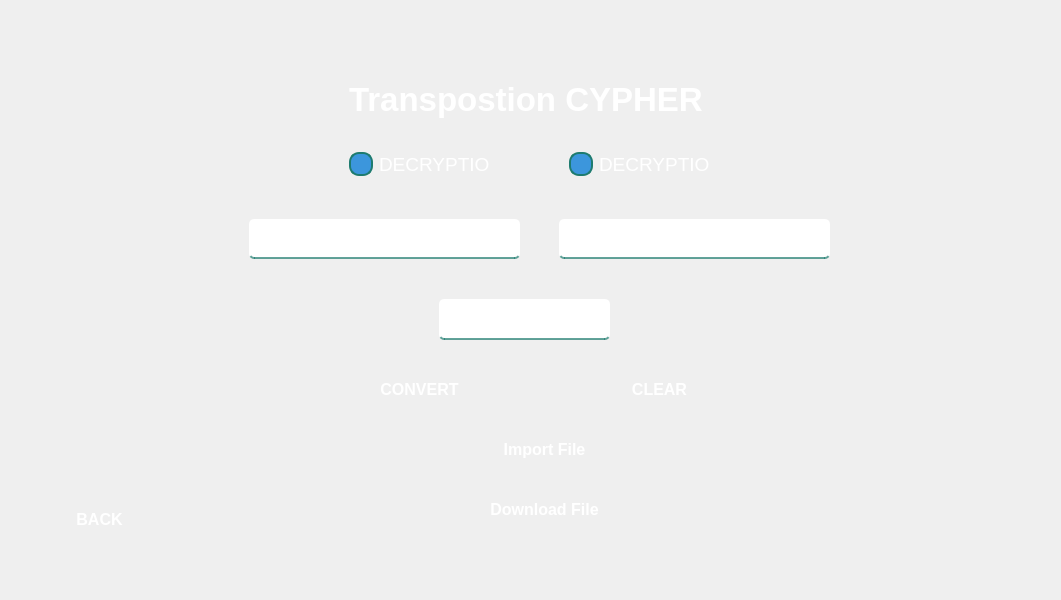
<?xml version="1.0" encoding="UTF-8"?>
<ui version="4.0">
 <class>Form</class>
 <widget class="QWidget" name="Form">
  <property name="geometry">
   <rect>
    <x>0</x>
    <y>0</y>
    <width>1061</width>
    <height>600</height>
   </rect>
  </property>
  <property name="font">
   <font>
    <family>Marlett</family>
    <pointsize>10</pointsize>
   </font>
  </property>
  <property name="windowTitle">
   <string>Form</string>
  </property>
  <widget class="QWidget" name="widget" native="true">
   <property name="geometry">
    <rect>
     <x>9</x>
     <y>19</y>
     <width>1011</width>
     <height>561</height>
    </rect>
   </property>
   <property name="font">
    <font>
     <family>Segoe UI</family>
     <pointsize>10</pointsize>
    </font>
   </property>
   <widget class="QLabel" name="label">
    <property name="geometry">
     <rect>
      <x>10</x>
      <y>0</y>
      <width>971</width>
      <height>551</height>
     </rect>
    </property>
    <property name="styleSheet">
     <string notr="true">border-image: url(:/images/WhatsApp Image 2025-05-04 at 07.01.51_cc208cae.jpg);
border-top-left-radius: 50px;
border-top-RIGHT-radius: 50px;
border-BOTTOM-left-radius: 50px;
border-BOTTOM-RIGHT-radius: 50px;
</string>
    </property>
    <property name="text">
     <string/>
    </property>
   </widget>
   <widget class="QLineEdit" name="lineEdit_2">
    <property name="geometry">
     <rect>
      <x>240</x>
      <y>200</y>
      <width>271</width>
      <height>40</height>
     </rect>
    </property>
    <property name="font">
     <font>
      <family>Segoe UI</family>
      <pointsize>-1</pointsize>
     </font>
    </property>
    <property name="styleSheet">
     <string notr="true">#lineEdit_2 {
    background-color: qlineargradient(
        spread:pad, x1:0, y1:0, x2:1, y2:0,
        stop:0 rgba(30, 123, 111, 0.5), /* أخضر مزرق مع شفافية */
        stop:1 rgba(60, 150, 220, 0.5)  /* أزرق مع شفافية */
    );
    border: none;
    border-bottom: 2px solid rgba(30, 123, 111, 0.7); /* حد سفلي بلون أخضر مع شفافية */
    color: white; /* تغيير لون النص إلى الأبيض */
    padding-bottom: 7px; /* المسافة الداخلية السفلية */
    font-size: 16px; /* حجم الخط */
    border-radius: 5px; /* حواف دائرية خفيفة */
}

#lineEdit_2:focus {
    background-color: qlineargradient(
        spread:pad, x1:0, y1:0, x2:1, y2:0,
        stop:0 rgba(30, 123, 111, 0.7), /* أخضر مزرق مع شفافية عند التركيز */
        stop:1 rgba(60, 150, 220, 0.7)  /* أزرق مع شفافية عند التركيز */
    );
    border-bottom: 2px solid rgba(30, 123, 111, 1); /* حد سفلي أخضر عند التركيز */
    outline: none; /* إزالة الخط المحيط عند التركيز */
}

#lineEdit_2:hover {
    border-bottom: 2px solid rgba(30, 123, 111, 1); /* تفاعل عند المرور بالماوس */
}

#lineEdit_2:disabled {
    background-color: rgba(240, 240, 240, 0.6); /* خلفية باهتة عند تعطيل الحقل */
    color: rgba(128, 128, 128, 0.6); /* لون النص عند تعطيل الحقل */
    border-bottom: 2px solid rgba(200, 200, 200, 0.6); /* حدود باهتة عند تعطيل الحقل */
}
</string>
    </property>
    <property name="text">
     <string/>
    </property>
    <property name="echoMode">
     <enum>QLineEdit::EchoMode::Normal</enum>
    </property>
    <property name="dragEnabled">
     <bool>false</bool>
    </property>
    <property name="readOnly">
     <bool>false</bool>
    </property>
    <property name="placeholderText">
     <string>Plain Text</string>
    </property>
   </widget>
   <widget class="QPushButton" name="pushButton">
    <property name="geometry">
     <rect>
      <x>460</x>
      <y>410</y>
      <width>151</width>
      <height>41</height>
     </rect>
    </property>
    <property name="font">
     <font>
      <family>Segoe UI</family>
      <pointsize>12</pointsize>
      <bold>true</bold>
     </font>
    </property>
    <property name="styleSheet">
     <string notr="true">QPushButton#pushButton {
    background-color: qlineargradient(
        spread:pad, x1:0, y1:0, x2:1, y2:0,
        stop:0 rgba(30, 123, 111, 255),     /* بداية التدرج – أخضر مزرق */
        stop:1 rgba(60, 150, 220, 255)      /* نهاية التدرج – أزرق أوضح */
    );
    color: white;
    border-radius: 20px;
    padding: 8px 20px;
}

QPushButton#pushButton:hover {
    background-color: qlineargradient(
        spread:pad, x1:0, y1:0, x2:1, y2:0,
        stop:0 rgba(25, 115, 105, 255),
        stop:1 rgba(50, 135, 210, 255)      /* زر hover بدرجة أزرق أوضح */
    );
}

QPushButton#pushButton:pressed {
    padding-top: 5px;
    padding-left: 5px;
    background-color: rgb(20, 100, 120);   /* أزرق مخضر غامق وقت الضغط */
}
</string>
    </property>
    <property name="text">
     <string>Import File</string>
    </property>
   </widget>
   <widget class="QLineEdit" name="lineEdit_4">
    <property name="geometry">
     <rect>
      <x>550</x>
      <y>200</y>
      <width>271</width>
      <height>40</height>
     </rect>
    </property>
    <property name="font">
     <font>
      <family>Segoe UI</family>
      <pointsize>-1</pointsize>
     </font>
    </property>
    <property name="styleSheet">
     <string notr="true">#lineEdit_4 {
    background-color: qlineargradient(
        spread:pad, x1:0, y1:0, x2:1, y2:0,
        stop:0 rgba(30, 123, 111, 0.5), /* أخضر مزرق مع شفافية */
        stop:1 rgba(60, 150, 220, 0.5)  /* أزرق مع شفافية */
    );
    border: none;
    border-bottom: 2px solid rgba(30, 123, 111, 0.7); /* حد سفلي بلون أخضر مع شفافية */
    color: white; /* تغيير لون النص إلى الأبيض */
    padding-bottom: 7px; /* المسافة الداخلية السفلية */
    font-size: 16px; /* حجم الخط */
    border-radius: 5px; /* حواف دائرية خفيفة */
}

#lineEdit_4:focus {
    background-color: qlineargradient(
        spread:pad, x1:0, y1:0, x2:1, y2:0,
        stop:0 rgba(30, 123, 111, 0.7), /* أخضر مزرق مع شفافية عند التركيز */
        stop:1 rgba(60, 150, 220, 0.7)  /* أزرق مع شفافية عند التركيز */
    );
    border-bottom: 2px solid rgba(30, 123, 111, 1); /* حد سفلي أخضر عند التركيز */
    outline: none; /* إزالة الخط المحيط عند التركيز */
}

#lineEdit_4:hover {
    border-bottom: 2px solid rgba(30, 123, 111, 1); /* تفاعل عند المرور بالماوس */
}

#lineEdit_4:disabled {
    background-color: rgba(240, 240, 240, 0.6); /* خلفية باهتة عند تعطيل الحقل */
    color: rgba(128, 128, 128, 0.6); /* لون النص عند تعطيل الحقل */
    border-bottom: 2px solid rgba(200, 200, 200, 0.6); /* حدود باهتة عند تعطيل الحقل */
}
</string>
    </property>
    <property name="text">
     <string/>
    </property>
    <property name="echoMode">
     <enum>QLineEdit::EchoMode::Normal</enum>
    </property>
    <property name="placeholderText">
     <string>Cypher Text</string>
    </property>
   </widget>
   <widget class="QLineEdit" name="lineEdit_5">
    <property name="geometry">
     <rect>
      <x>430</x>
      <y>280</y>
      <width>171</width>
      <height>41</height>
     </rect>
    </property>
    <property name="font">
     <font>
      <family>Segoe UI</family>
      <pointsize>-1</pointsize>
     </font>
    </property>
    <property name="styleSheet">
     <string notr="true">#lineEdit_5 {
    background-color: qlineargradient(
        spread:pad, x1:0, y1:0, x2:1, y2:0,
        stop:0 rgba(30, 123, 111, 0.5), /* أخضر مزرق مع شفافية */
        stop:1 rgba(60, 150, 220, 0.5)  /* أزرق مع شفافية */
    );
    border: none;
    border-bottom: 2px solid rgba(30, 123, 111, 0.7); /* حد سفلي بلون أخضر مع شفافية */
    color: white; /* تغيير لون النص إلى الأبيض */
    padding-bottom: 7px; /* المسافة الداخلية السفلية */
    font-size: 16px; /* حجم الخط */
    border-radius: 5px; /* حواف دائرية خفيفة */
}

#lineEdit_5:focus {
    background-color: qlineargradient(
        spread:pad, x1:0, y1:0, x2:1, y2:0,
        stop:0 rgba(30, 123, 111, 0.7), /* أخضر مزرق مع شفافية عند التركيز */
        stop:1 rgba(60, 150, 220, 0.7)  /* أزرق مع شفافية عند التركيز */
    );
    border-bottom: 2px solid rgba(30, 123, 111, 1); /* حد سفلي أخضر عند التركيز */
    outline: none; /* إزالة الخط المحيط عند التركيز */
}

#lineEdit_5:hover {
    border-bottom: 2px solid rgba(30, 123, 111, 1); /* تفاعل عند المرور بالماوس */
}

#lineEdit_5:disabled {
    background-color: rgba(240, 240, 240, 0.6); /* خلفية باهتة عند تعطيل الحقل */
    color: rgba(128, 128, 128, 0.6); /* لون النص عند تعطيل الحقل */
    border-bottom: 2px solid rgba(200, 200, 200, 0.6); /* حدود باهتة عند تعطيل الحقل */
}
</string>
    </property>
    <property name="text">
     <string/>
    </property>
    <property name="placeholderText">
     <string>KEY</string>
    </property>
   </widget>
   <widget class="QPushButton" name="pushButton_3">
    <property name="geometry">
     <rect>
      <x>460</x>
      <y>470</y>
      <width>151</width>
      <height>40</height>
     </rect>
    </property>
    <property name="font">
     <font>
      <family>Segoe UI</family>
      <pointsize>12</pointsize>
      <bold>true</bold>
     </font>
    </property>
    <property name="styleSheet">
     <string notr="true">QPushButton#pushButton_3 {
    background-color: qlineargradient(
        spread:pad, x1:0, y1:0, x2:1, y2:0,
        stop:0 rgba(30, 123, 111, 255),     /* بداية التدرج – أخضر مزرق */
        stop:1 rgba(60, 150, 220, 255)      /* نهاية التدرج – أزرق أوضح */
    );
    color: white;
    border-radius: 20px;
    padding: 8px 20px;
}

QPushButton#pushButton_3:hover {
    background-color: qlineargradient(
        spread:pad, x1:0, y1:0, x2:1, y2:0,
        stop:0 rgba(25, 115, 105, 255),
        stop:1 rgba(50, 135, 210, 255)      /* زر hover بدرجة أزرق أوضح */
    );
}

QPushButton#pushButton_3:pressed {
    padding-top: 5px;
    padding-left: 5px;
    background-color: rgb(20, 100, 120);   /* أزرق مخضر غامق وقت الضغط */
}
</string>
    </property>
    <property name="text">
     <string>Download File</string>
    </property>
   </widget>
   <widget class="QPushButton" name="pushButton_4">
    <property name="geometry">
     <rect>
      <x>580</x>
      <y>350</y>
      <width>141</width>
      <height>40</height>
     </rect>
    </property>
    <property name="font">
     <font>
      <family>Segoe UI</family>
      <pointsize>12</pointsize>
      <bold>true</bold>
     </font>
    </property>
    <property name="styleSheet">
     <string notr="true">QPushButton#pushButton_4 {
    background-color: qlineargradient(
        spread:pad, x1:0, y1:0, x2:1, y2:0,
        stop:0 rgba(30, 123, 111, 255),     /* بداية التدرج – أخضر مزرق */
        stop:1 rgba(60, 150, 220, 255)      /* نهاية التدرج – أزرق أوضح */
    );
    color: white;
    border-radius: 20px;
    padding: 8px 20px;
}

QPushButton#pushButton_4:hover {
    background-color: qlineargradient(
        spread:pad, x1:0, y1:0, x2:1, y2:0,
        stop:0 rgba(25, 115, 105, 255),
        stop:1 rgba(50, 135, 210, 255)      /* زر hover بدرجة أزرق أوضح */
    );
}

QPushButton#pushButton_4:pressed {
    padding-top: 5px;
    padding-left: 5px;
    background-color: rgb(20, 100, 120);   /* أزرق مخضر غامق وقت الضغط */
}
</string>
    </property>
    <property name="text">
     <string>CLEAR</string>
    </property>
   </widget>
   <widget class="QPushButton" name="pushButton_5">
    <property name="geometry">
     <rect>
      <x>340</x>
      <y>350</y>
      <width>141</width>
      <height>40</height>
     </rect>
    </property>
    <property name="font">
     <font>
      <family>Segoe UI</family>
      <pointsize>12</pointsize>
      <bold>true</bold>
     </font>
    </property>
    <property name="styleSheet">
     <string notr="true">QPushButton#pushButton_5 {
    background-color: qlineargradient(
        spread:pad, x1:0, y1:0, x2:1, y2:0,
        stop:0 rgba(30, 123, 111, 255),     /* بداية التدرج – أخضر مزرق */
        stop:1 rgba(60, 150, 220, 255)      /* نهاية التدرج – أزرق أوضح */
    );
    color: white;
    border-radius: 20px;
    padding: 8px 20px;
}

QPushButton#pushButton_5:hover {
    background-color: qlineargradient(
        spread:pad, x1:0, y1:0, x2:1, y2:0,
        stop:0 rgba(25, 115, 105, 255),
        stop:1 rgba(50, 135, 210, 255)      /* زر hover بدرجة أزرق أوضح */
    );
}

QPushButton#pushButton_5:pressed {
    padding-top: 5px;
    padding-left: 5px;
    background-color: rgb(20, 100, 120);   /* أزرق مخضر غامق وقت الضغط */
}
</string>
    </property>
    <property name="text">
     <string>CONVERT</string>
    </property>
   </widget>
   <widget class="QRadioButton" name="radioButton">
    <property name="geometry">
     <rect>
      <x>550</x>
      <y>120</y>
      <width>161</width>
      <height>51</height>
     </rect>
    </property>
    <property name="font">
     <font>
      <family>Segoe UI</family>
      <pointsize>14</pointsize>
     </font>
    </property>
    <property name="styleSheet">
     <string notr="true">QRadioButton#radioButton {
    color: white;
    padding: 10px;
}

QRadioButton#radioButton::indicator {
    border: 2px solid rgba(30, 123, 111, 255); /* Outer border color – bluish green */
    border-radius: 10px;
    width: 20px;
    height: 20px;
    background-color: rgba(60, 150, 220, 255); /* Base color – light blue */
}

QRadioButton#radioButton::indicator:checked {
    background-color: rgba(25, 115, 105, 255); /* When checked – greenish blue */
    border: 2px solid rgba(50, 135, 210, 255); /* Border color when checked */
}

QRadioButton#radioButton::indicator:hover {
    background-color: rgba(50, 135, 210, 255); /* Light blue on hover */
    border: 2px solid rgba(30, 123, 111, 255); /* Border color on hover */
}
</string>
    </property>
    <property name="text">
     <string>DECRYPTION</string>
    </property>
   </widget>
   <widget class="QRadioButton" name="radioButton_2">
    <property name="geometry">
     <rect>
      <x>330</x>
      <y>120</y>
      <width>161</width>
      <height>51</height>
     </rect>
    </property>
    <property name="font">
     <font>
      <family>Segoe UI</family>
      <pointsize>14</pointsize>
     </font>
    </property>
    <property name="styleSheet">
     <string notr="true">QRadioButton#radioButton_2 {
    color: white;
    padding: 10px;
}

QRadioButton#radioButton_2::indicator {
    border: 2px solid rgba(30, 123, 111, 255); /* Outer border color – bluish green */
    border-radius: 10px;
    width: 20px;
    height: 20px;
    background-color: rgba(60, 150, 220, 255); /* Base color – light blue */
}

QRadioButton#radioButton_2::indicator:checked {
    background-color: rgba(25, 115, 105, 255); /* When checked – greenish blue */
    border: 2px solid rgba(50, 135, 210, 255); /* Border color when checked */
}

QRadioButton#radioButton_2::indicator:hover {
    background-color: rgba(50, 135, 210, 255); /* Light blue on hover */
    border: 2px solid rgba(30, 123, 111, 255); /* Border color on hover */
}
</string>
    </property>
    <property name="text">
     <string>DECRYPTION</string>
    </property>
   </widget>
   <widget class="QLabel" name="label_2">
    <property name="geometry">
     <rect>
      <x>340</x>
      <y>60</y>
      <width>381</width>
      <height>41</height>
     </rect>
    </property>
    <property name="font">
     <font>
      <family>Segoe UI</family>
      <pointsize>25</pointsize>
      <bold>true</bold>
     </font>
    </property>
    <property name="styleSheet">
     <string notr="true">color: rgb(255, 255, 255);</string>
    </property>
    <property name="text">
     <string>Transpostion CYPHER</string>
    </property>
   </widget>
   <widget class="QPushButton" name="pushButton_6">
    <property name="geometry">
     <rect>
      <x>40</x>
      <y>480</y>
      <width>101</width>
      <height>41</height>
     </rect>
    </property>
    <property name="font">
     <font>
      <family>Segoe UI</family>
      <pointsize>12</pointsize>
      <bold>true</bold>
     </font>
    </property>
    <property name="styleSheet">
     <string notr="true">QPushButton#pushButton_6 {
    background-color: qlineargradient(
        spread:pad, x1:0, y1:0, x2:1, y2:0,
        stop:0 rgba(30, 123, 111, 255),     /* بداية التدرج – أخضر مزرق */
        stop:1 rgba(60, 150, 220, 255)      /* نهاية التدرج – أزرق أوضح */
    );
    color: white;
    border-radius: 20px;
    padding: 8px 20px;
}

QPushButton#pushButton_6:hover {
    background-color: qlineargradient(
        spread:pad, x1:0, y1:0, x2:1, y2:0,
        stop:0 rgba(25, 115, 105, 255),
        stop:1 rgba(50, 135, 210, 255)      /* زر hover بدرجة أزرق أوضح */
    );
}

QPushButton#pushButton_6:pressed {
    padding-top: 5px;
    padding-left: 5px;
    background-color: rgb(20, 100, 120);   /* أزرق مخضر غامق وقت الضغط */
}
</string>
    </property>
    <property name="text">
     <string>BACK</string>
    </property>
   </widget>
  </widget>
 </widget>
 <resources>
  <include location="../../../../../Qt/6.8.3/mingw_64/bin/src.qrc"/>
 </resources>
 <connections/>
</ui>
